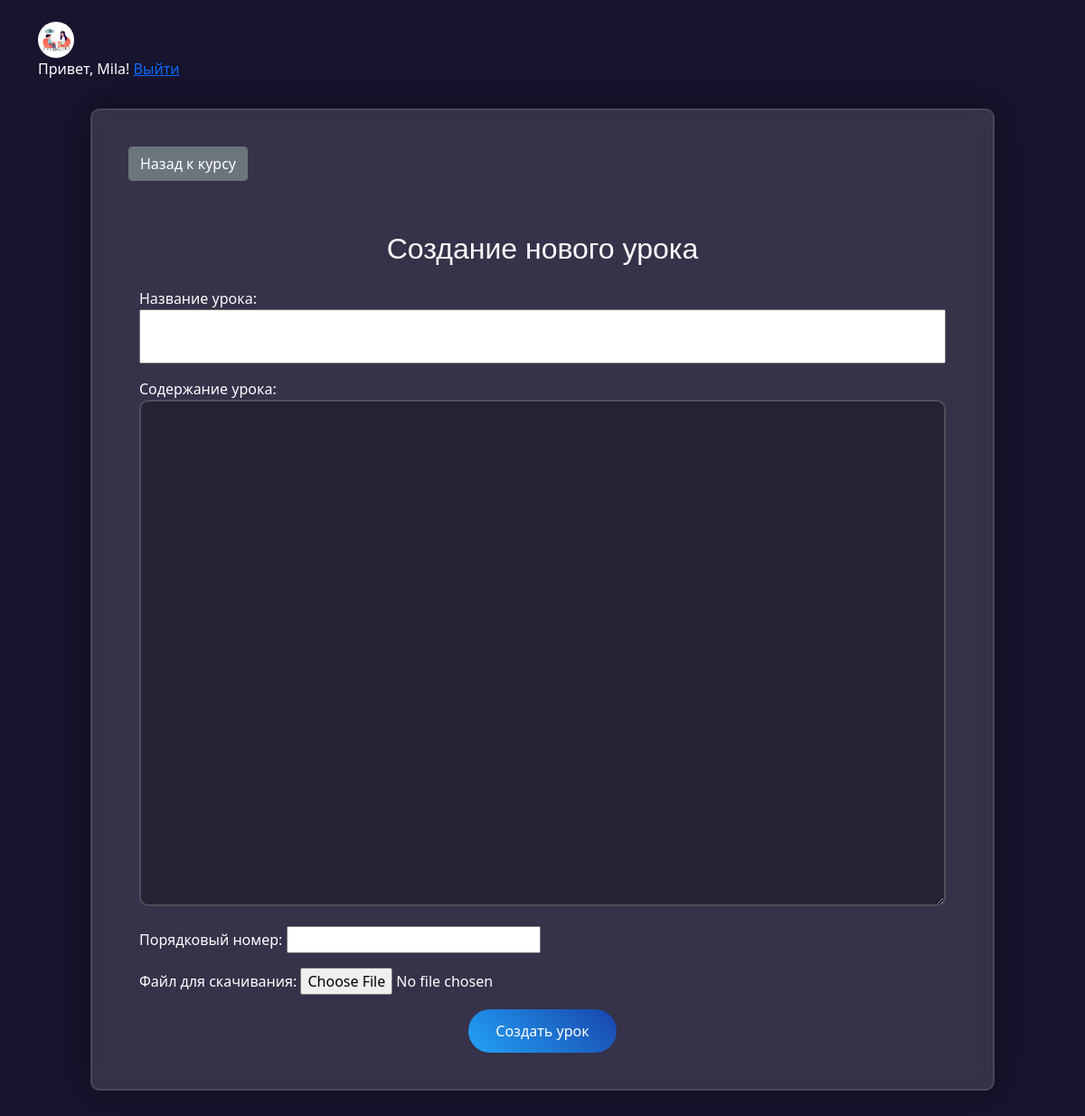
Page /courses/course/15/add-lesson/ (signed in) on the committed database.
### users/models.py (models this page shows, shortened)
class CustomUser(AbstractUser):
    STUDENT = 1
    TEACHER = 2
    ROLE_CHOICES = (
        (STUDENT, 'Ученик'),
        (TEACHER, 'Преподаватель'),
    )
    role = models.PositiveSmallIntegerField(choices=ROLE_CHOICES, default=STUDENT)
    bio = models.TextField(blank=True, null=True)  # Описание профиля
    avatar = models.ImageField(upload_to='avatars/', null=True, blank=True)  # Фото профиля
    groups = models.ManyToManyField(
        Group,
        verbose_name='groups',
        blank=True,
        help_text="The groups this user belongs to",
        related_name="custom_user_set",
        related_query_name="custom_user",
    )
    user_permissions = models.ManyToManyField(
        Permission,
        verbose_name='user permissions',
        blank=True,
        help_text="Specific permissions for this user",
        related_name="custom_user_set",
        related_query_name="custom_user",
    )
    class Meta:
        swappable = "AUTH_USER_MODEL"

### courses/views.py (the view)
# urls.py: path('course/<int:course_id>/add-lesson/', views.create_lesson, name='create_lesson'),
@login_required
def create_lesson(request, course_id):
    course = get_object_or_404(Course, pk=course_id)
    check_teacher_access(request.user, course)
    if request.method == "POST":
        form = LessonForm(request.POST, request.FILES)
        if form.is_valid():
            lesson = form.save(commit=False)
            lesson.course = course  # Привязка урока к конкретному курсу
            lesson.save()
            return redirect('courses:course_detail', course_id=course.id)
        return render(request, 'courses/create_lesson.html', {
            "form": form,
            "course": course
        })
    else:
        form = LessonForm()
        return render(request, 'courses/create_lesson.html', {
            "form": form,
            "course": course
        })

### courses/forms.py
class LessonForm(forms.ModelForm):
    class Meta:
        model = Lesson
        fields = ['title', 'content', 'order', 'file']

### courses/views.py (called while the page is built)
def check_teacher_access(user, course):
    try:
        if user.role != get_user_model().TEACHER or course.teacher_id != user.id:
            raise PermissionDenied
    except AttributeError:
        raise PermissionDenied

### templates/courses/create_lesson.html (shortened to what this page needs)
{% extends 'base.html' %}
{% block content %}
<div class="create-container">
    <a href="{% url 'courses:course_detail' course.id %}" class="btn btn-secondary back-link">Назад к курсу</a>
    <div class="container mt-4">
        <h2 class="text-center mb-4" style="color: #ffffff; font-family: 'Poppins', sans-serif;">Создание нового урока</h2>
        <form method="post" enctype="multipart/form-data">
            {{ form.as_p }}
            <div class="center-button">
                <button type="submit" class="btn btn-primary">Создать урок</button>
            </div>
        </form>
    </div>
</div>
{% endblock %}

### templates/base.html (shortened to what this page needs)
<!DOCTYPE html>
<html>
<head>
    <link href="https://cdn.jsdelivr.net/npm/bootstrap@5.0.2/dist/css/bootstrap.min.css" rel="stylesheet">
    <link rel="stylesheet" href="https://cdn.jsdelivr.net/npm/bootstrap-icons@1.11.1/font/bootstrap-icons.css">
</head>
<body class="container">
    <header class="my-4">
        {% if user.is_authenticated %}
        <div class="default-avatar">
            <a href="{% url 'users:profile' %}">
                {% if user.avatar %} <img src="{{ user.avatar.url }}"class="avatar"style="width: 40px !important; height: 40px !important; border-radius: 50% !important;">
                {% else %}
                <i class="bi bi-person"style="width: 40px !important; height: 40px !important; border-radius: 50% !important;"></i>
                {% endif %}
            </a>
        </div>
        <span style="color: white !important;">Привет, {{ user.username }}! </span> <a href="{% url 'users:logout' %}">Выйти</a>
        {% endif %}
    </header>
    <main>
        {% block content %}{% endblock %}
    </main>
</body>
</html>

### templates/courses/create_lesson.html (style rules this page uses)
body { background-color: rgb(23, 20, 46); color: #ffffff; }
.create-container { max-width: 1000px; margin: 2rem auto; padding: 40px; background: rgba(255,255,255,0.13); backdrop-filter: blur(10px); border: 2px solid rgba(255,255,255,0.1); border-radius: 10px; box-shadow: 0 0 40px rgba(8,7,16,0.6); }
.back-link { margin-bottom: 2rem; display: inline-block; }
.btn-primary { background: linear-gradient(45deg, #23a2f6, #1845ad); border: none; padding: 12px 30px; border-radius: 25px; }
#id_title { font-size: 1.4rem; padding: 15px 20px; height: 60px; width: 100%; text-align: center; }
#id_content { width: 100%; min-height: 70vh; height: auto; font-size: 1.1rem; line-height: 1.6; padding: 25px; background: rgba(0,0,0,0.3) !important; border: 2px solid rgba(255,255,255,0.2); color: #ffffff; border-radius: 10px; resize: vertical; transition: all 0.3s ease; max-width: 1000px; }
#id_order { width: 31.6%; }
.center-button { display: flex; justify-content: center; }

### rows in the picture
CustomUser: avatar (picture), username "Mila"
